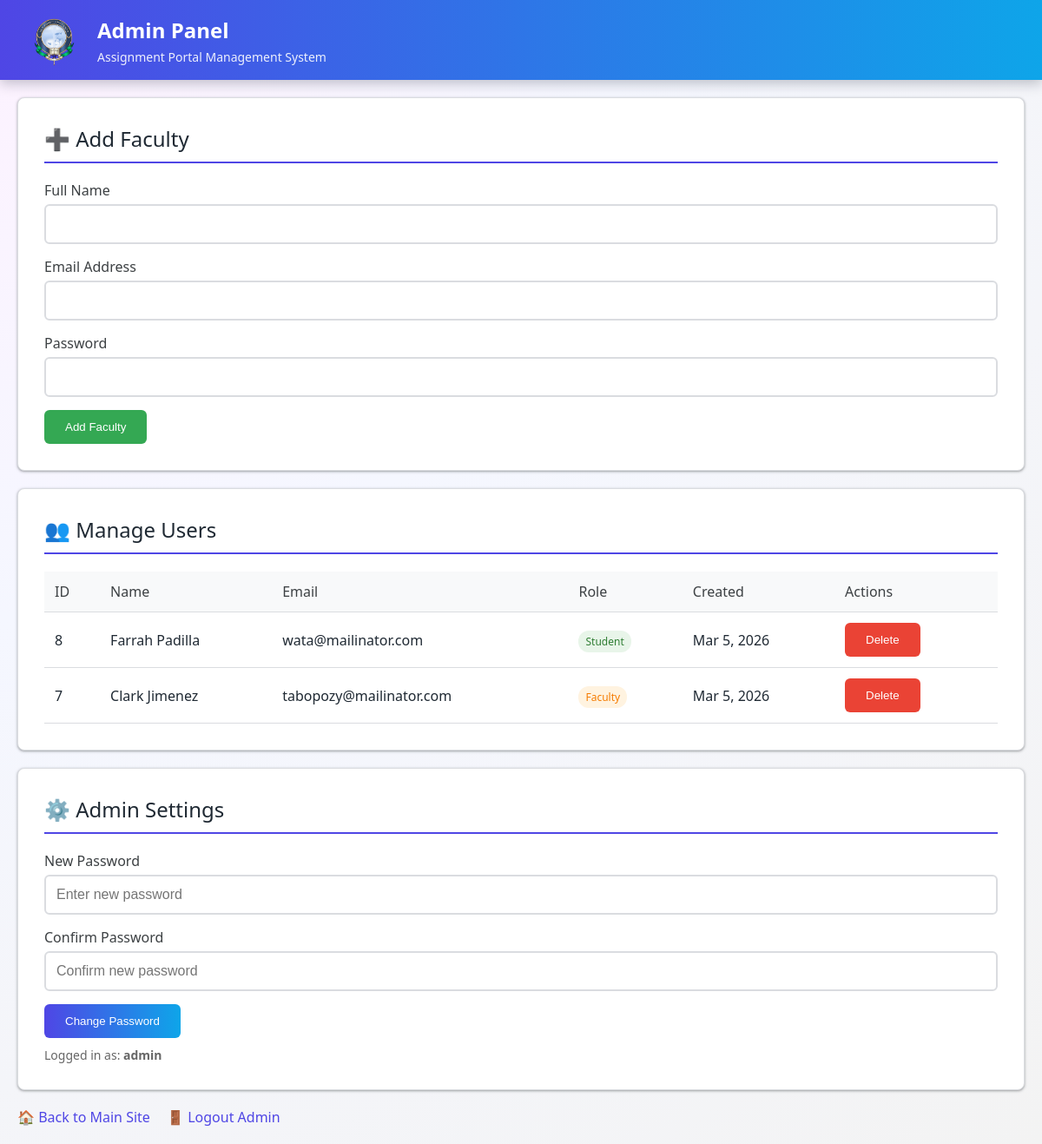
/admin/index.php (signed in), run on the app's committed database.
### tables this page shows
CREATE TABLE `users` (
  `id` int(11) NOT NULL,
  `name` varchar(100) NOT NULL,
  `email` varchar(150) NOT NULL,
  `password_hash` varchar(255) NOT NULL,
  `role` enum('student','faculty') NOT NULL,
  `created_at` timestamp NOT NULL DEFAULT current_timestamp()
);

### admin/index.php (the view, shortened to what this page needs)
    <?php
$conn = get_db_connection();
$users_query = 'SELECT * FROM users ORDER BY role, name';
$users_result = $conn->query($users_query);
?>
<!DOCTYPE html>
<html>
<head>
</head>
<body>
    <div class="admin-header">
        <img src="../assets/images/DonBosco-Color_200px.png" alt="DonBosco Logo" class="logo">
        <div class="header-content">
            <h1>Admin Panel</h1>
            <p>Assignment Portal Management System</p>
        </div>
    </div>
    <div class="admin-container">
        <div class="admin-section">
            <h2>➕ Add Faculty</h2>
            <form method="post">
                <div class="form-group">
                    <label>Full Name</label>
                    <input type="text" name="name" required>
                </div>
                <div class="form-group">
                    <label>Email Address</label>
                    <input type="email" name="email" required>
                </div>
                <div class="form-group">
                    <label>Password</label>
                    <input type="password" name="password" required>
                </div>
                <button type="submit" class="btn btn-success">Add Faculty</button>
            </form>
        </div>
        <div class="admin-section">
            <h2>👥 Manage Users</h2>
            <table class="users-table">
                <thead>
                    <tr>
                        <th>ID</th>
                        <th>Name</th>
                        <th>Email</th>
                        <th>Role</th>
                        <th>Created</th>
                        <th>Actions</th>
                    </tr>
                </thead>
                <tbody>
                    <?php while ($user = $users_result->fetch_assoc()): ?>
                        <tr>
                            <td><?php echo $user['id']; ?></td>
                            <td><?php echo htmlspecialchars($user['name']); ?></td>
                            <td><?php echo htmlspecialchars($user['email']); ?></td>
                            <td><span class="role-badge <?php echo $user['role']; ?>"><?php echo ucfirst($user['role']); ?></span></td>
                            <td><?php echo date('M j, Y', strtotime($user['created_at'])); ?></td>
                            <td>
                                <?php if ($user['role'] !== 'admin'): ?>
                                    <form method="post" style="display: inline;">
                                        <button type="submit" class="btn btn-danger" onclick="return confirmDelete(event, this)">Delete</button>
                                    </form>
                                <?php endif; ?>
                            </td>
                        </tr>
                    <?php endwhile; ?>
                </tbody>
            </table>
        </div>
        <div class="admin-section">
            <h2>⚙️ Admin Settings</h2>
            <form method="post">
                <div class="form-group">
                    <label>New Password</label>
                    <input type="password" name="new_password" placeholder="Enter new password" required>
                </div>
                <div class="form-group">
                    <label>Confirm Password</label>
                    <input type="password" name="confirm_password" placeholder="Confirm new password" required>
                </div>
                <button type="submit" class="btn">Change Password</button>
            </form>
            <p style="margin-top: 10px; color: #666; font-size: 14px;">
                Logged in as: <strong><?php echo htmlspecialchars($_SESSION['admin_username']); ?></strong>
            </p>
        </div>
        <div class="admin-actions">
            <a href="../index.php">🏠 Back to Main Site</a>
            <a href="logout.php">🚪 Logout Admin</a>
        </div>
    </div>
</body>
</html>

### admin/index.php (style rules this page uses)
* { margin: 0; padding: 0; box-sizing: border-box; }
body { font-family: system-ui, -apple-system, BlinkMacSystemFont, 'Segoe UI', sans-serif; background: radial-gradient(circle at top left, #fdf2ff 0, #f5f7ff 40%, #f3f3f3 100%); color: #1f2933; }
.admin-header { background: linear-gradient(90deg, #4f46e5, #0ea5e9); color: white; padding: 1rem 2rem; box-shadow: 0 4px 14px rgba(15, 23, 42, 0.25); display: flex; align-items: center; gap: 20px; }
.admin-header .logo { max-width: 60px; height: auto; }
.admin-header .header-content { flex: 1; }
.admin-header h1 { margin: 0; font-size: 24px; }
.admin-header p { margin: 5px 0 0 0; opacity: 0.9; font-size: 14px; }
.admin-container { max-width: 1200px; margin: 20px auto; padding: 0 20px; }
.admin-section { background: white; margin: 20px 0; padding: 30px; border-radius: 8px; box-shadow: 0 1px 2px 0 rgba(60,64,67,0.3), 0 1px 3px 1px rgba(60,64,67,0.15); border: 1px solid #dadce0; }
.admin-section h2 { color: #1f2933; margin-bottom: 20px; border-bottom: 2px solid #4f46e5; padding-bottom: 10px; font-weight: 500; }
.form-group { margin-bottom: 15px; }
.form-group label { display: block; margin-bottom: 5px; font-weight: 500; color: #3c4043; }
.form-group input { width: 100%; padding: 12px; border: 2px solid #dadce0; border-radius: 6px; font-size: 16px; transition: border-color 0.2s; }
.btn { padding: 12px 24px; background: linear-gradient(90deg, #4f46e5, #0ea5e9); color: white; border: none; border-radius: 6px; cursor: pointer; margin-right: 10px; font-weight: 500; transition: all 0.2s; }
.btn-danger { background: #ea4335; }
.btn-success { background: #34a853; }
.users-table { width: 100%; border-collapse: collapse; margin-top: 20px; }
.users-table th, .users-table td { padding: 12px; text-align: left; border-bottom: 1px solid #dadce0; }
.users-table th { background: #f8f9fa; font-weight: 500; color: #3c4043; }
.role-badge { padding: 4px 8px; border-radius: 12px; font-size: 12px; font-weight: 500; }
.role-badge.student { background: #e8f5e9; color: #2e7d32; }
.role-badge.faculty { background: #fff3e0; color: #f57c00; }
.admin-actions { margin-top: 20px; }
.admin-actions a { color: #4f46e5; text-decoration: none; margin-right: 15px; font-weight: 500; }

### data on the page
users: id "8", name "Farrah Padilla", email "wata@mailinator.com", role "Student", created_at "Mar 5, 2026"
users: id "7", name "Clark Jimenez", email "tabopozy@mailinator.com", role "Faculty", created_at "Mar 5, 2026"

### other printed values
$_SESSION['admin_username'] "admin"
